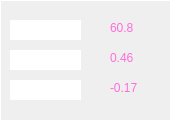
      <widget class="QWidget" name="widget_4" native="true">
       <property name="geometry">
        <rect>
         <x>210</x>
         <y>12</y>
         <width>171</width>
         <height>121</height>
        </rect>
       </property>
       <property name="styleSheet">
        <string notr="true">border:1px solid rgb(255,255,255)</string>
       </property>
       <widget class="QLabel" name="label_gyro_y">
        <property name="geometry">
         <rect>
          <x>110</x>
          <y>50</y>
          <width>41</width>
          <height>16</height>
         </rect>
        </property>
        <property name="styleSheet">
         <string notr="true">border:rgb(0,0,0);
font: 11pt &quot;Noto Sans&quot;;
color: rgb(255, 109, 219);</string>
        </property>
        <property name="text">
         <string>0.46</string>
        </property>
       </widget>
       <widget class="QLabel" name="label_gyro_x">
        <property name="geometry">
         <rect>
          <x>110</x>
          <y>20</y>
          <width>41</width>
          <height>16</height>
         </rect>
        </property>
        <property name="styleSheet">
         <string notr="true">border:rgb(0,0,0);
font: 11pt &quot;Noto Sans&quot;;
color: rgb(255, 109, 219);</string>
        </property>
        <property name="text">
         <string>60.8</string>
        </property>
       </widget>
       <widget class="QLabel" name="label_gyro_z">
        <property name="geometry">
         <rect>
          <x>110</x>
          <y>80</y>
          <width>41</width>
          <height>16</height>
         </rect>
        </property>
        <property name="styleSheet">
         <string notr="true">border:rgb(0,0,0);
font: 11pt &quot;Noto Sans&quot;;
color: rgb(255, 109, 219);</string>
        </property>
        <property name="text">
         <string>-0.17</string>
        </property>
       </widget>
       <widget class="QLineEdit" name="lineEdit_49">
        <property name="geometry">
         <rect>
          <x>10</x>
          <y>20</y>
          <width>71</width>
          <height>20</height>
         </rect>
        </property>
        <property name="focusPolicy">
         <enum>Qt::NoFocus</enum>
        </property>
        <property name="styleSheet">
         <string notr="true">color: rgb(255, 255, 255);
font: 75 11pt &quot;Padauk Book&quot;;
border:rgb(0,0,0);</string>
        </property>
        <property name="text">
         <string>X.°/s</string>
        </property>
       </widget>
       <widget class="QLineEdit" name="lineEdit_47">
        <property name="geometry">
         <rect>
          <x>10</x>
          <y>80</y>
          <width>71</width>
          <height>20</height>
         </rect>
        </property>
        <property name="focusPolicy">
         <enum>Qt::NoFocus</enum>
        </property>
        <property name="styleSheet">
         <string notr="true">color: rgb(255, 255, 255);
font: 75 11pt &quot;Padauk Book&quot;;
border:rgb(0,0,0);</string>
        </property>
        <property name="text">
         <string>X.°/s</string>
        </property>
       </widget>
       <widget class="QLineEdit" name="lineEdit_48">
        <property name="geometry">
         <rect>
          <x>10</x>
          <y>50</y>
          <width>71</width>
          <height>20</height>
         </rect>
        </property>
        <property name="focusPolicy">
         <enum>Qt::NoFocus</enum>
        </property>
        <property name="styleSheet">
         <string notr="true">color: rgb(255, 255, 255);
font: 75 11pt &quot;Padauk Book&quot;;
border:rgb(0,0,0);</string>
        </property>
        <property name="text">
         <string>X.°/s</string>
        </property>
       </widget>
      </widget>
